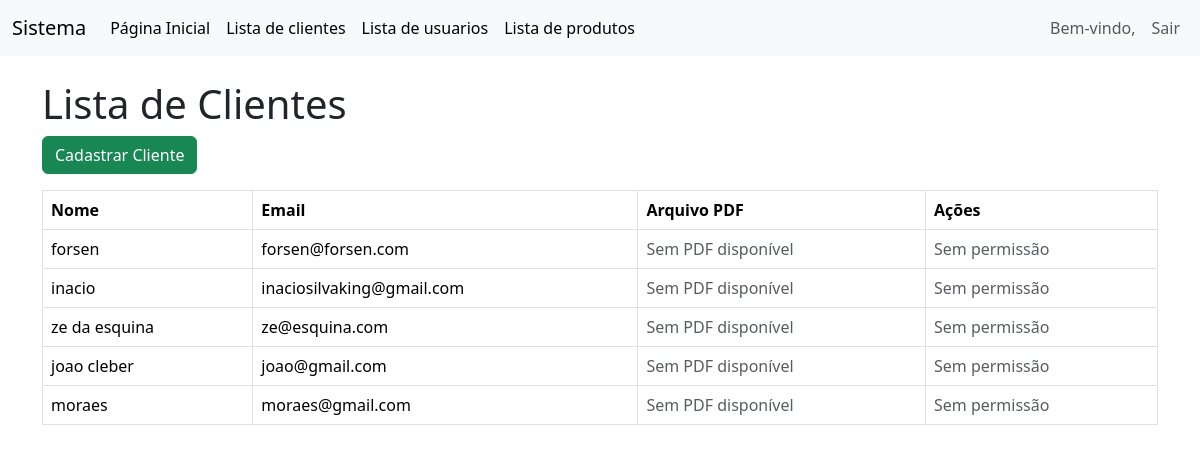
The app's page /lista_clientes.php, older data.
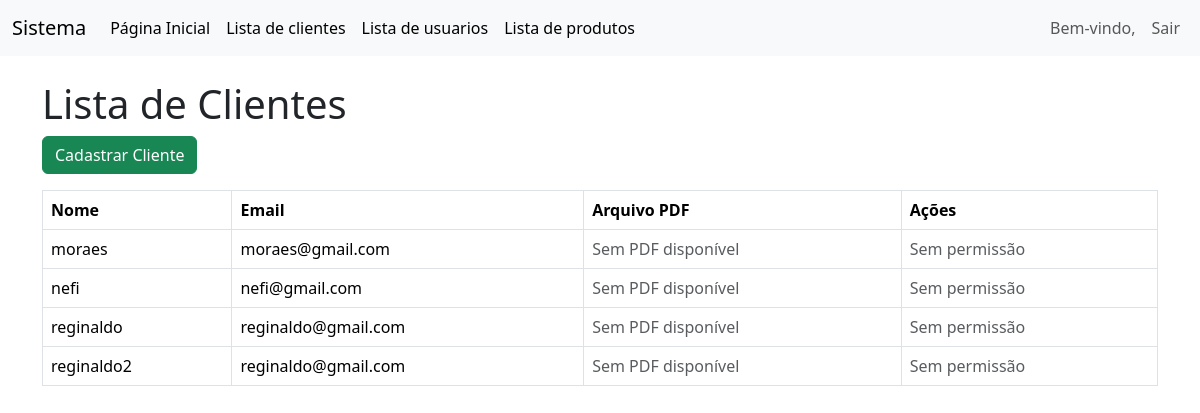
The same page, newer data.
### tables this page shows
CREATE TABLE `clientes` (
  `id` int NOT NULL,
  `nome` varchar(255) NOT NULL,
  `email` varchar(255) NOT NULL,
  `arquivo_pdf` varchar(255) NOT NULL
);

### lista_clientes.php (the view, shortened to what this page needs)
<?php
include 'conexao.php';
include 'menu.php';
$clientes = $conn->query("SELECT * FROM clientes")->fetchAll(PDO::FETCH_ASSOC);
$temAcessoAdmin = isset($_SESSION['nivel_acesso']) && $_SESSION['nivel_acesso'] === 'ADMINISTRADOR';
?>
<!DOCTYPE html>
<html lang="pt-br">
<head>
    <link href="https://cdn.jsdelivr.net/npm/bootstrap@5.3.3/dist/css/bootstrap.min.css" rel="stylesheet">
</head>
<body>
    <div class="container">
        <h1 class="mt-4">Lista de Clientes</h1>
        <a href="cadastrar.php" class="btn btn-success mb-3">Cadastrar Cliente</a>
        <table class="table table-bordered">
            <thead>
                <tr>
                    <th>Nome</th>
                    <th>Email</th>
                    <th>Arquivo PDF</th>
                    <th>Ações</th>
                </tr>
            </thead>
            <tbody>
                <?php foreach ($clientes as $cliente): ?>
                    <tr>
                        <td><?= htmlspecialchars($cliente['nome']) ?></td>
                        <td><?= htmlspecialchars($cliente['email']) ?></td>
                        <td>
                            <?php if (!empty($cliente['arquivo_pdf']) && file_exists("uploads/{$cliente['arquivo_pdf']}")): ?>
                                <a href="uploads/<?= htmlspecialchars($cliente['arquivo_pdf']) ?>" target="_blank">Ver PDF</a>
                            <?php else: ?>
                                <span class="text-muted">Sem PDF disponível</span>
                            <?php endif; ?>
                        </td>
                        <td>
                            <?php if ($temAcessoAdmin): ?>
                                <a href="editar.php?id=<?= $cliente['id'] ?>" class="btn btn-warning btn-sm">Editar</a>
                                <a href="excluir.php?id=<?= $cliente['id'] ?>" class="btn btn-danger btn-sm" onclick="return confirm('A exclusão é permanente! Tem certeza disso?')">Excluir</a>
                            <?php else: ?>
                                <span class="text-muted">Sem permissão</span>
                            <?php endif; ?>
                        </td>
                    </tr>
                <?php endforeach; ?>
            </tbody>
        </table>
    </div>
</body>
</html>

Row changes from the older to the newer data that the page shows:
removed clientes: nome "forsen", email "forsen@forsen.com", arquivo_pdf "Sem PDF disponível"
removed clientes: nome "inacio", email "inaciosilvaking@gmail.com", arquivo_pdf "Sem PDF disponível"
removed clientes: nome "ze da esquina", email "ze@esquina.com", shows "Sem PDF disponível"
removed clientes: nome "joao cleber", email "joao@gmail.com", shows "Sem PDF disponível"
added clientes: nome "nefi", email "nefi@gmail.com", shows "Sem PDF disponível"
added clientes: nome "reginaldo", email "reginaldo@gmail.com", shows "Sem PDF disponível"
added clientes: nome "reginaldo2", email "reginaldo@gmail.com", shows "Sem PDF disponível"
